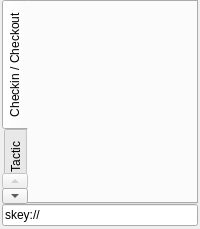
<?xml version="1.0" encoding="UTF-8"?>
<ui version="4.0">
 <class>mainTabsForm</class>
 <widget class="QWidget" name="mainTabsForm">
  <property name="windowTitle">
   <string>Form</string>
  </property>
  <layout class="QVBoxLayout" name="mainTabsLayout">
   <property name="spacing">
    <number>0</number>
   </property>
   <property name="leftMargin">
    <number>2</number>
   </property>
   <property name="topMargin">
    <number>0</number>
   </property>
   <property name="rightMargin">
    <number>2</number>
   </property>
   <property name="bottomMargin">
    <number>3</number>
   </property>
   <item>
    <widget class="QTabWidget" name="main_tabWidget">
     <property name="styleSheet">
      <string notr="true">#main_tabWidget::pane {
    border: 0px;
}
#main_tabWidget::tab-bar {
    alignment: center;
}

#main_tabWidget &gt; QTabBar::tab {
    background: transparent;
    border: 2px solid transparent;
    border-top-left-radius: 3px;
    border-bottom-left-radius: 3px;
    border-top-right-radius: 0px;
    border-bottom-right-radius: 0px;
    padding: 4px;
}
#main_tabWidget &gt; QTabBar::tab:selected, #main_tabWidget &gt; QTabBar::tab:hover {
    background: qlineargradient(x1: 0, y1: 0, x2: 1, y2: 0, stop: 0 rgba(255, 255, 255, 48), stop: 1 rgba(255, 255, 255, 32));
}

#main_tabWidget &gt; QTabBar::tab:selected {
    border-color: transparent;
}
#main_tabWidget &gt; QTabBar::tab:!selected {
    margin-top: 0px;
}</string>
     </property>
     <property name="tabPosition">
      <enum>QTabWidget::West</enum>
     </property>
     <property name="currentIndex">
      <number>0</number>
     </property>
     <widget class="QWidget" name="checkInOutTab">
      <attribute name="title">
       <string>Checkin / Checkout</string>
      </attribute>
      <layout class="QVBoxLayout" name="checkInOutLayout">
       <property name="spacing">
        <number>0</number>
       </property>
       <property name="margin">
        <number>0</number>
       </property>
      </layout>
     </widget>
     <widget class="QWidget" name="myTacticTab">
      <attribute name="title">
       <string>My Tactic</string>
      </attribute>
      <layout class="QVBoxLayout" name="myTacticLayout">
       <property name="spacing">
        <number>0</number>
       </property>
       <property name="margin">
        <number>0</number>
       </property>
      </layout>
     </widget>
     <widget class="QWidget" name="assetsBrowserTab">
      <attribute name="title">
       <string>Assets browser</string>
      </attribute>
      <layout class="QVBoxLayout" name="assetsBrowserLayout">
       <property name="spacing">
        <number>0</number>
       </property>
       <property name="margin">
        <number>0</number>
       </property>
      </layout>
     </widget>
    </widget>
   </item>
   <item>
    <widget class="QLineEdit" name="skeyLineEdit">
     <property name="text">
      <string>skey://</string>
     </property>
    </widget>
   </item>
  </layout>
 </widget>
 <resources/>
 <connections/>
</ui>
